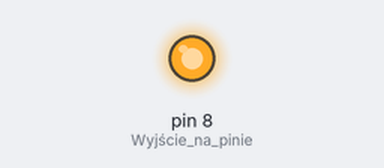
This sketch was run on a simulated Arduino Uno, built with avr-gcc and run on an emulated ATmega328P. Shown: output pins drawn as LEDs (lit = HIGH).

Above: at 0.2 s.
At 4.5 s:
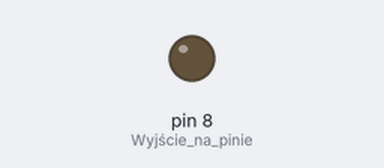
Timing chart, 0 to 7.8 s (numbered marks = the images above):
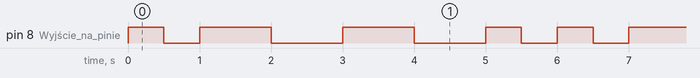

Measured:
- by itself, pin 8 (Wyjście_na_pinie): repeats every 6.0 s: LOW 0.50 s, 2 × (HIGH 1.0 s, LOW 1.0 s), HIGH 0.50 s, LOW 0.50 s, HIGH 0.50 s
- by itself, everything shown: repeats every 6.0 s, in 8 steps

The sketch:

training6_LED.ino
```cpp
void setup() {
  // put your setup code here, to run once:
  pinMode(8, OUTPUT); // Wyjście na pinie #8
}

void loop() {
  // Zwraca sygnał SOS.
  for (int counter = 1; counter < 5; counter++) {
    if (counter < 2 or counter > 3) { // Taka pętla, żeby sprawdzić czy działa "or"
      blink_led(8, 500);
    }
    else {
      blink_led(8, 1000);
    }
  }
}

void blink_led(int pin, int del) {
      digitalWrite(pin, HIGH);
      delay(del);
      digitalWrite(pin, LOW);
      delay(del);
}
```
